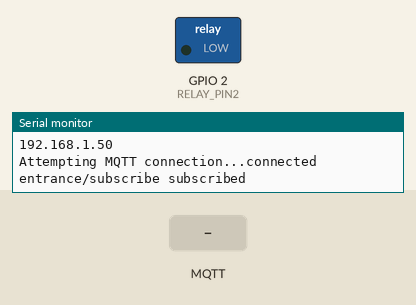
Recording of a sketch running on a simulated ESP32. Parts: switched loads named in the sketch (green lamp = pin HIGH), the last lines printed to the serial monitor. The inputs (shaded band) are chosen by the test bench. WiFi joins after 1.5 s; servers stay silent unless stated; no MQTT or app messages arrive unless stated.

Above: at 2.7 s.
2.8 s: MQTT message "1" arrives on the first subscribed topic
At 3.5 s:
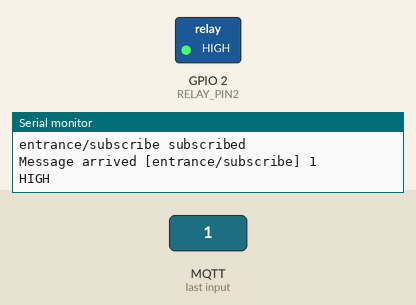
4.3 s: MQTT message "0" arrives on the first subscribed topic
At 4.6 s:
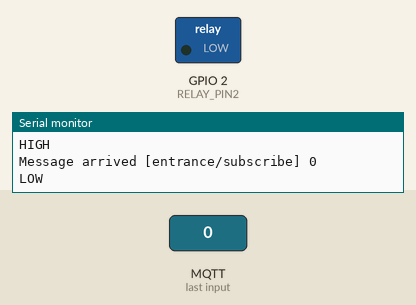
Timing chart, 0 to 7.3 s (numbered marks = the images above; inputs shaded):
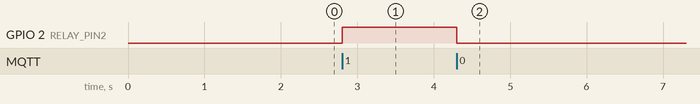

The sketch:

mqtt_esp32.ino
```cpp
/*
* Date: 29/03/2018
* Author: Norberto Hideaki Enomoto - norberto.enomoto@gmail.com
*/
#include <WiFi.h>
#include <PubSubClient.h>

// Update these with values suitable for your network.
const char* ssid          = "";
const char* password      = "";

const char* MQTT_SERVER   = "";
const int MQTT_PORT       = 0;
const char* MQTT_USER     = "";
const char* MQTT_PASSWORD = "";
const char* MQTT_CLIENT   = "ESP-32-01";

const char* SUBSCRIBE_TOPIC  = "entrance/subscribe";
const char* PUBLISH_TOPIC    = "entrance/publish";

// const int RELAY_PIN = 0; //Equivalente ao D3 no NodeMCU

const int RELAY_PIN1 = 14;
const int RELAY_PIN2 = 2;

/*
const int RELAY_PIN1 = 16;
const int RELAY_PIN2 = 14;
*/

#define FALSE 0
#define TRUE  1

WiFiClient espClient;
PubSubClient client(espClient);

void setup_wifi() {
  delay(10);
  // We start by connecting to a WiFi network
  Serial.println();
  Serial.print("Connecting to ");
  Serial.println(ssid);

  WiFi.begin(ssid, password);

  while (WiFi.status() != WL_CONNECTED) {
    delay(500);
    Serial.print(".");
  }
  Serial.println("");
  Serial.println("WiFi connected");
  Serial.println("IP address: ");
  Serial.println(WiFi.localIP());
}

void callback(char* topic, byte* payload, unsigned int length) {
  Serial.print("Message arrived [");
  Serial.print(topic);
  Serial.print("] ");
  for (int i = 0; i < length; i++) {
    Serial.print((char)payload[i]);
  }
  Serial.println();

  String msg = String((char)payload[0]);
  // Switch on the LED if an 1 was received as first character
  if ((char)payload[0] == '1') {
    // Turn the LED on (Note that LOW is the voltage level
    // but actually the LED is on; this is because
    // it is acive low on the ESP-01)
    //digitalWrite(BUILTIN_LED, LOW);
    //digitalWrite(RELAY_PIN1, LOW);

    digitalWrite(RELAY_PIN2, HIGH);
    Serial.println("HIGH");
  }
  else if ((char)payload[0] == '0') {
    // Turn the LED off by making the voltage HIGH
    //digitalWrite(BUILTIN_LED, HIGH);
    //digitalWrite(RELAY_PIN1, HIGH);
    digitalWrite(RELAY_PIN2, LOW);
    Serial.println("LOW");
  }
}

void reconnect() {
  // Loop until we're reconnected
  while (!client.connected()) {
    Serial.print("Attempting MQTT connection...");
    if (client.connect(MQTT_CLIENT, MQTT_USER, MQTT_PASSWORD, "WillTopic", 0, false, "Desconectado")) {
      Serial.println("connected");
      client.subscribe(SUBSCRIBE_TOPIC);
      Serial.println(String(SUBSCRIBE_TOPIC) + " subscribed");
    } else {
      Serial.print("failed, rc=");
      Serial.print(client.state());
      Serial.println(" try again in 5 seconds");
      // Wait 5 seconds before retrying
      delay(5000);
    }
  }
}

void setup() {
  // Initialize the BUILTIN_LED pin as an output
  // pinMode(BUILTIN_LED, OUTPUT);
  // pinMode(RELAY_PIN1, OUTPUT);

  Serial.begin(115200);

  pinMode(RELAY_PIN2, OUTPUT);
  digitalWrite(RELAY_PIN2, LOW);

  setup_wifi();
  client.setServer(MQTT_SERVER, MQTT_PORT);
  client.setCallback(callback);
}

void loop() {
  if (!client.connected()) {
    reconnect();
  }
  client.loop();
}
```

Measured:
- after the input at 2.8 s, GPIO 2 (RELAY_PIN2): LOW → HIGH at once
- after the input at 4.3 s, GPIO 2 (RELAY_PIN2): HIGH → LOW at once
